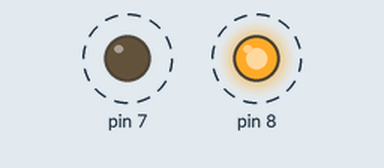
Bench run of a sketch on a simulated Arduino Uno, built with avr-gcc and run on an emulated ATmega328P. Parts: output pins drawn as LEDs (lit = HIGH). Dashed ring = blinking.

Above: at 0.2 s.
Timing chart, 0 to 3.0 s (numbered marks = the images above):
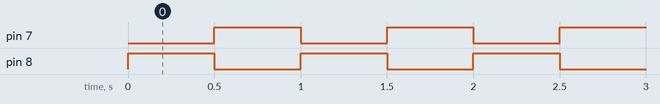

Measured:
- by itself, pin 7, pin 8: alternates HIGH for 0.50 s and LOW for 0.50 s

The sketch:

LedOnOFF.ino
```cpp
void setup() {
  pinMode(8,OUTPUT);
   pinMode(7,OUTPUT);

}

void loop() {
 digitalWrite(8,HIGH);
 digitalWrite(7,LOW);
 delay(500);
 digitalWrite(8,LOW);
 digitalWrite(7,HIGH);
 delay(500);
}
```
